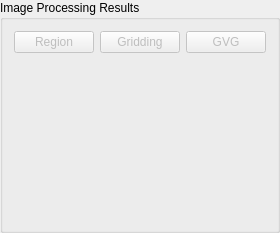
        <widget class="QGroupBox" name="groupBox_5">
         <property name="title">
          <string>Image Processing Results</string>
         </property>
         <layout class="QGridLayout" name="gridLayout_8">
          <item row="2" column="0" colspan="2">
           <widget class="QLabel" name="resultImage">
            <property name="minimumSize">
             <size>
              <width>160</width>
              <height>120</height>
             </size>
            </property>
            <property name="text">
             <string/>
            </property>
           </widget>
          </item>
          <item row="0" column="0">
           <widget class="QPushButton" name="buttonRegion">
            <property name="enabled">
             <bool>false</bool>
            </property>
            <property name="text">
             <string>Region</string>
            </property>
           </widget>
          </item>
          <item row="0" column="1">
           <widget class="QPushButton" name="buttonGriding">
            <property name="enabled">
             <bool>false</bool>
            </property>
            <property name="text">
             <string>Gridding</string>
            </property>
           </widget>
          </item>
          <item row="1" column="0" colspan="2">
           <spacer name="verticalSpacer_9">
            <property name="orientation">
             <enum>Qt::Vertical</enum>
            </property>
            <property name="sizeHint" stdset="0">
             <size>
              <width>20</width>
              <height>40</height>
             </size>
            </property>
           </spacer>
          </item>
          <item row="0" column="2">
           <widget class="QPushButton" name="buttonGVG">
            <property name="enabled">
             <bool>false</bool>
            </property>
            <property name="text">
             <string>GVG</string>
            </property>
           </widget>
          </item>
         </layout>
        </widget>
